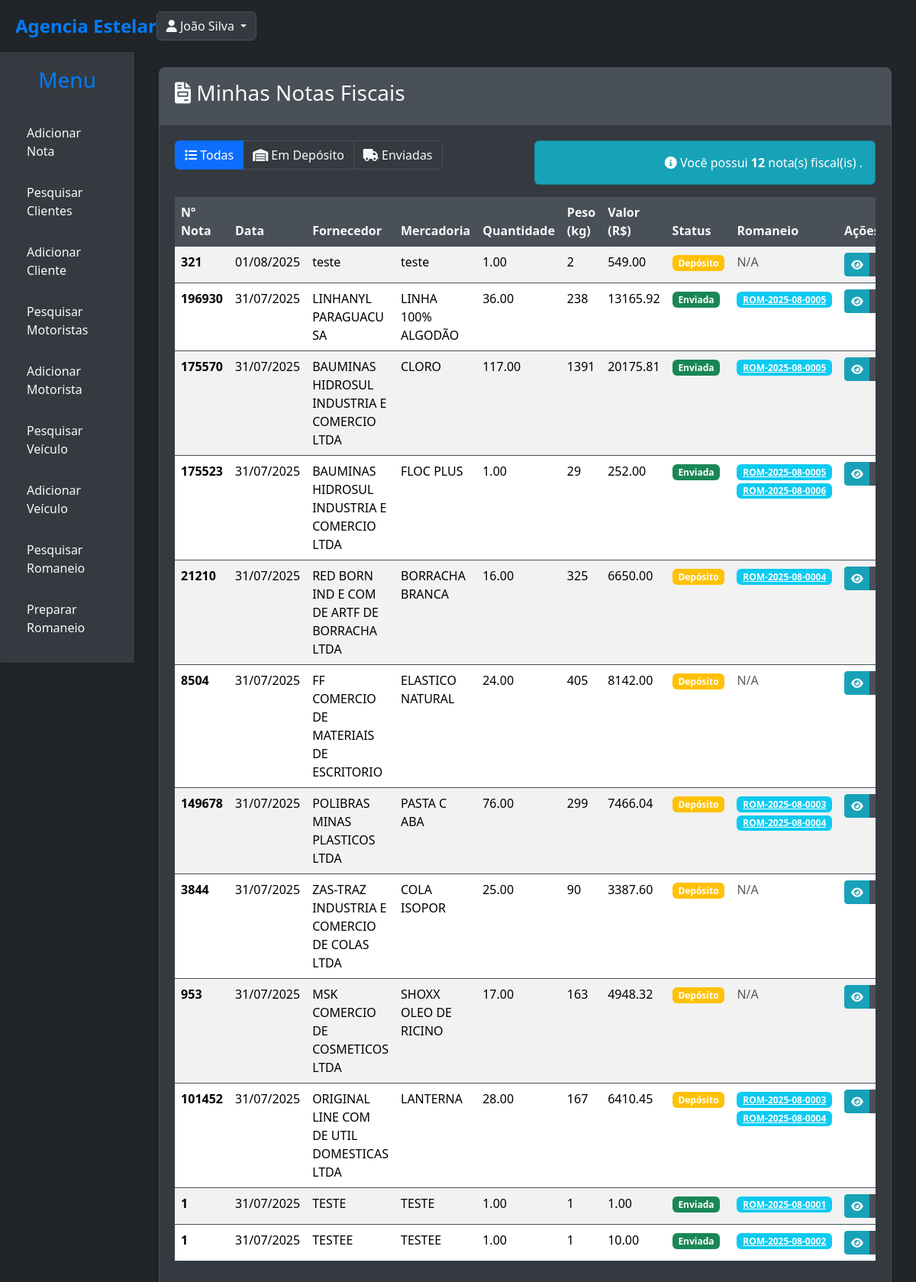
The page /notas/minhas-notas/ (signed in) on the database its author committed.
### notas/models.py (models this page shows, shortened)
class Usuario(models.Model):
    TIPO_USUARIO_CHOICES = [
        ('admin', 'Administrador'),
        ('funcionario', 'Funcionário'),
        ('cliente', 'Cliente'),
    ]
    username = models.CharField(max_length=150, unique=True, verbose_name="Nome de Usuário")
    email = models.EmailField(unique=True, verbose_name="E-mail")
    first_name = models.CharField(max_length=30, verbose_name="Nome")
    last_name = models.CharField(max_length=30, verbose_name="Sobrenome")
    is_active = models.BooleanField(default=True, verbose_name="Ativo")
    is_staff = models.BooleanField(default=False, verbose_name="Staff")
    date_joined = models.DateTimeField(auto_now_add=True, verbose_name="Data de Cadastro")
    password = models.CharField(max_length=128, verbose_name="Senha")
    tipo_usuario = models.CharField(
        max_length=20,
        choices=TIPO_USUARIO_CHOICES,
        default='funcionario',
        verbose_name="Tipo de Usuário"
    )
    cliente = models.ForeignKey(
        Cliente,
        on_delete=models.CASCADE,
        null=True,
        blank=True,
        verbose_name="Cliente Vinculado"
    )
    telefone = models.CharField(max_length=20, blank=True, verbose_name="Telefone")
    ultimo_acesso = models.DateTimeField(null=True, blank=True, verbose_name="Último Acesso")
    REQUIRED_FIELDS = ['email', 'first_name', 'last_name']
    USERNAME_FIELD = 'username'
    is_authenticated = True
    is_anonymous = False
    objects = UsuarioManager()
    class Meta:
        verbose_name = "Usuário"
        verbose_name_plural = "Usuários"
        ordering = ['username']
    def get_full_name(self):
        return f"{self.first_name} {self.last_name}".strip()
    @property
    def is_admin(self):
        return self.tipo_usuario == 'admin'
    @property
    def is_funcionario(self):
        return self.tipo_usuario == 'funcionario'
    @property
    def is_cliente(self):
        return self.tipo_usuario == 'cliente'
    def can_access_funcionalidades(self):
        return self.is_admin or self.is_funcionario
    @property
    def is_anonymous(self):
        """Verifica se o usuário é anônimo"""
        return False
    @property
    def is_authenticated(self):
        return True

class NotaFiscal(models.Model):
    cliente = models.ForeignKey(Cliente, on_delete=models.PROTECT, related_name='notas_fiscais', verbose_name="Cliente")
    nota = models.CharField(max_length=50, verbose_name="Número da Nota")
    data = models.DateField(verbose_name="Data de Emissão") # Nome 'data' mantido, era o que o Django esperava
    fornecedor = models.CharField(max_length=200, verbose_name="Fornecedor")
    mercadoria = models.CharField(max_length=200, verbose_name="Mercadoria")
    quantidade = models.DecimalField(max_digits=10, decimal_places=2, verbose_name="Quantidade")
    peso = models.DecimalField(max_digits=10, decimal_places=2, verbose_name="Peso (kg)")
    valor = models.DecimalField(max_digits=10, decimal_places=2, verbose_name="Valor (R$)")
    STATUS_NF_CHOICES = [ # Renomeado para evitar conflito com Cliente.STATUS_CHOICES
        ('Depósito', 'Depósito'),
        ('Enviada', 'Enviada'),
    ]
    status = models.CharField(max_length=20, default='Depósito', choices=STATUS_NF_CHOICES, verbose_name="Status da NF")
    romaneios = models.ManyToManyField(
        'RomaneioViagem',
        related_name='notas_vinculadas', # Related_name específico para evitar conflitos
        blank=True,
        verbose_name="Romaneios Vinculados"
    )
    class Meta:
        verbose_name = "Nota Fiscal"
        verbose_name_plural = "Notas Fiscais"
        ordering = ['-data', 'nota']
        constraints = [
            UniqueConstraint(fields=['nota', 'cliente', 'mercadoria', 'quantidade', 'peso'],
                             name='unique_nota_fiscal_por_campos_chave')
        ]

class RomaneioViagem(models.Model):
    codigo = models.CharField(max_length=20, unique=True, verbose_name="Código do Romaneio")
    STATUS_ROMANEIO_CHOICES = [
        ('Rascunho', 'Rascunho'),
        ('Emitido', 'Emitido'),
    ]
    status = models.CharField(max_length=10, choices=STATUS_ROMANEIO_CHOICES, default='Rascunho', verbose_name="Status do Romaneio")
    cliente = models.ForeignKey(
        Cliente,
        on_delete=models.PROTECT,
        related_name='romaneios_cliente',
        verbose_name="Cliente"
    )
    veiculo = models.ForeignKey(
        Veiculo,
        on_delete=models.PROTECT,
        related_name='romaneios_veiculo',
        verbose_name="Unidade de Veículo"
    )
    motorista = models.ForeignKey(
        Motorista,
        on_delete=models.PROTECT,
        related_name='romaneios_motorista',
        verbose_name="Motorista"
    )
    notas_fiscais = models.ManyToManyField(
        NotaFiscal,
        related_name='romaneios_vinculados',
        blank=True,
        verbose_name="Notas Fiscais"
    )
    data_emissao = models.DateTimeField(default=timezone.now, verbose_name="Data de Emissão")
    observacoes = models.TextField(blank=True, null=True, verbose_name="Observações")
    class Meta:
        verbose_name = "Romaneio de Viagem"
        verbose_name_plural = "Romaneios de Viagem"
        ordering = ['-data_emissao', 'codigo']

### notas/views.py (the view)
# urls.py: path('minhas-notas/', views.minhas_notas_fiscais, name='minhas_notas_fiscais'),
@login_required
@user_passes_test(is_cliente)
def minhas_notas_fiscais(request):
    status_filter = request.GET.get('status', '')
    if request.user.is_cliente and request.user.cliente:
        notas_fiscais = NotaFiscal.objects.filter(cliente=request.user.cliente)
    else:
        notas_fiscais = NotaFiscal.objects.all()
    if status_filter:
        if status_filter == 'deposito':
            notas_fiscais = notas_fiscais.filter(status='Depósito')
        elif status_filter == 'enviada':
            notas_fiscais = notas_fiscais.filter(status='Enviada')
    notas_fiscais = notas_fiscais.order_by('-data')
    return render(request, 'notas/auth/minhas_notas.html', {
        'notas_fiscais': notas_fiscais,
        'status_filter': status_filter
    })

### notas/templates/notas/auth/minhas_notas.html (shortened to what this page needs)
{% extends 'base.html' %}
{% load static %}
{% block content %}
<div class="container-fluid">
    <div class="row">
        <div class="col-12">
            <div class="card">
                <div class="card-header">
                    <h3 class="card-title">
                        <i class="fas fa-file-invoice"></i> Minhas Notas Fiscais
                    </h3>
                </div>
                <div class="card-body">
                    <div class="row mb-3">
                        <div class="col-md-6">
                            <div class="btn-group" role="group">
                                <a href="{% url 'notas:minhas_notas_fiscais' %}"
                                   class="btn btn-outline-primary {% if not status_filter %}active{% endif %}">
                                    <i class="fas fa-list"></i> Todas
                                </a>
                                <a href="{% url 'notas:minhas_notas_fiscais' %}?status=deposito"
                                   class="btn btn-outline-warning {% if status_filter == 'deposito' %}active{% endif %}">
                                    <i class="fas fa-warehouse"></i> Em Depósito
                                </a>
                                <a href="{% url 'notas:minhas_notas_fiscais' %}?status=enviada"
                                   class="btn btn-outline-success {% if status_filter == 'enviada' %}active{% endif %}">
                                    <i class="fas fa-truck"></i> Enviadas
                                </a>
                            </div>
                        </div>
                        <div class="col-md-6 text-end">
                            <div class="alert alert-info mb-0">
                                <i class="fas fa-info-circle"></i>
                                Você possui <strong>{{ notas_fiscais.count }}</strong> nota(s) fiscal(is)
                                {% if status_filter == 'deposito' %}em depósito{% elif status_filter == 'enviada' %}enviadas{% endif %}.
                            </div>
                        </div>
                    </div>
                    {% if notas_fiscais %}
                        <div class="table-responsive">
                            <table class="table table-striped table-hover">
                                <thead>
                                    <tr>
                                        <th>Nº Nota</th>
                                        <th>Data</th>
                                        <th>Fornecedor</th>
                                        <th>Mercadoria</th>
                                        <th>Quantidade</th>
                                        <th>Peso (kg)</th>
                                        <th>Valor (R$)</th>
                                        <th>Status</th>
                                        <th>Romaneio</th>
                                        <th>Ações</th>
                                    </tr>
                                </thead>
                                <tbody>
                                    {% for nota in notas_fiscais %}
                                        <tr>
                                            <td>
                                                <strong>{{ nota.nota }}</strong>
                                            </td>
                                            <td>{{ nota.data|date:"d/m/Y" }}</td>
                                            <td>{{ nota.fornecedor }}</td>
                                            <td>{{ nota.mercadoria }}</td>
                                            <td>{{ nota.quantidade }}</td>
                                            <td>{{ nota.peso|floatformat:"0" }}</td>
                                            <td>{{ nota.valor|floatformat:"2" }}</td>
                                            <td>
                                                <span class="badge {% if nota.status == 'Depósito' %}bg-warning{% else %}bg-success{% endif %}">
                                                    {{ nota.get_status_display }}
                                                </span>
                                            </td>
                                            <td>
                                                {% if nota.romaneios_vinculados.all %}
                                                    {% for romaneio in nota.romaneios_vinculados.all %}
                                                        <a href="{% url 'notas:detalhes_romaneio' romaneio.pk %}" class="badge bg-info">
                                                            {{ romaneio.codigo }}
                                                        </a>{% if not forloop.last %}<br>{% endif %}
                                                    {% endfor %}
                                                {% else %}
                                                    <span class="text-muted">N/A</span>
                                                {% endif %}
                                            </td>
                                            <td>
                                                <div class="btn-group" role="group">
                                                    <a href="{% url 'notas:detalhes_nota_fiscal' nota.pk %}"
                                                       class="btn btn-info btn-sm" title="Ver Detalhes">
                                                        <i class="fas fa-eye"></i>
                                                    </a>
                                                    <a href="{% url 'notas:imprimir_nota_fiscal' nota.pk %}"
                                                       class="btn btn-secondary btn-sm" title="Imprimir" target="_blank">
                                                    </a>
                                                </div>
                                            </td>
                                        </tr>
                                    {% endfor %}
                                </tbody>
                            </table>
                        </div>
                    {% else %}
                        <div class="alert alert-warning">
                            <i class="fas fa-exclamation-triangle"></i>
                            Nenhuma nota fiscal encontrada para seu cliente.
                        </div>
                    {% endif %}
                </div>
            </div>
        </div>
    </div>
</div>
{% endblock %}

### templates/base.html (shortened to what this page needs)
{% load static %}
<!DOCTYPE html>
<html lang="pt-BR">
<head>
    <link href="https://cdn.jsdelivr.net/npm/bootstrap@5.3.3/dist/css/bootstrap.min.css" rel="stylesheet">
    <link rel="stylesheet" href="{% static 'css/style.css' %}">
    <link rel="stylesheet" href="https://cdnjs.cloudflare.com/ajax/libs/font-awesome/6.0.0-beta3/css/all.min.css">
</head>
<body>
    <div class="top-bar">
        <div class="d-flex justify-content-between align-items-center">
            <a href="{% url 'notas:listar_notas_fiscais' %}" class="logo">Agencia Estelar</a>
            <div class="user-info">
                {% if user.is_authenticated %}
                    <div class="dropdown">
                        <button class="btn btn-outline-light dropdown-toggle" type="button" id="userDropdown" data-bs-toggle="dropdown" aria-expanded="false">
                            <i class="fas fa-user"></i> {{ user.get_full_name|default:user.username }}
                        </button>
                    </div>
                {% else %}
                    <a href="{% url 'notas:login' %}" class="btn btn-outline-light">Login</a>
                {% endif %}
            </div>
        </div>
    </div>
    <div class="main-wrapper">
        {% if user.is_authenticated %}
        <div class="sidebar">
            <h3>Menu</h3>
            <nav class="sidebar-nav">
                <ul>
                    {% if user.can_access_funcionalidades %}
                    <li><a href="{% url 'notas:adicionar_nota_fiscal' %}">Adicionar Nota</a></li>
                    {% endif %}
                    {% if user.can_access_funcionalidades %}
                    <li><a href="{% url 'notas:listar_clientes' %}">Pesquisar Clientes</a></li>
                    <li><a href="{% url 'notas:adicionar_cliente' %}">Adicionar Cliente</a></li>
                    {% endif %}
                    {% if user.can_access_funcionalidades %}
                    <li><a href="{% url 'notas:listar_motoristas' %}">Pesquisar Motoristas</a></li>
                    <li><a href="{% url 'notas:adicionar_motorista' %}">Adicionar Motorista</a></li>
                    {% endif %}
                    {% if user.can_access_funcionalidades %}
                    <li><a href="{% url 'notas:listar_veiculos' %}">Pesquisar Veículo</a></li>
                    <li><a href="{% url 'notas:adicionar_veiculo' %}">Adicionar Veículo</a></li>
                    {% endif %}
                    {% if user.can_access_funcionalidades %}
                    <li><a href="{% url 'notas:listar_romaneios' %}">Pesquisar Romaneio</a></li>
                    <li><a href="{% url 'notas:adicionar_romaneio' %}">Preparar Romaneio</a></li>
                    {% endif %}
                    {% if user.can_access_funcionalidades %}
                    <li><a href="{% url 'notas:pesquisar_mercadorias_deposito' %}">Mercadorias no Depósito</a></li>
                    {% endif %}
                </ul>
            </nav>
        </div>
        {% endif %}
        <div class="main-content">
            {% block content %}{% endblock %}
        </div>
    </div>
</body>
</html>

### rows shown on the page
Usuario: get_full_name "João Silva"
NotaFiscal: nota "321", data "01/08/2025", fornecedor "teste", mercadoria "teste", quantidade "1.00", peso "2", valor "549.00", status "Depósito", shows "N/A"
NotaFiscal: nota "196930", data "31/07/2025", fornecedor "LINHANYL PARAGUACU SA", mercadoria "LINHA 100% ALGODÃO", quantidade "36.00", peso "238", valor "13165.92", status "Enviada"
RomaneioViagem: codigo "ROM-2025-08-0005"
NotaFiscal: nota "175570", data "31/07/2025", fornecedor "BAUMINAS HIDROSUL INDUSTRIA E COMERCIO LTDA", mercadoria "CLORO", quantidade "117.00", peso "1391", valor "20175.81", status "Enviada"
NotaFiscal: nota "175523", data "31/07/2025", fornecedor "BAUMINAS HIDROSUL INDUSTRIA E COMERCIO LTDA", mercadoria "FLOC PLUS", quantidade "1.00", peso "29", valor "252.00", status "Enviada"
RomaneioViagem: codigo "ROM-2025-08-0006"
NotaFiscal: nota "21210", data "31/07/2025", fornecedor "RED BORN IND E COM DE ARTF DE BORRACHA LTDA", mercadoria "BORRACHA BRANCA", quantidade "16.00", peso "325", valor "6650.00", status "Depósito"
RomaneioViagem: codigo "ROM-2025-08-0004"
NotaFiscal: nota "8504", data "31/07/2025", fornecedor "FF COMERCIO DE MATERIAIS DE ESCRITORIO", mercadoria "ELASTICO NATURAL", quantidade "24.00", peso "405", valor "8142.00", status "Depósito", shows "N/A"
NotaFiscal: nota "149678", data "31/07/2025", fornecedor "POLIBRAS MINAS PLASTICOS LTDA", mercadoria "PASTA C ABA", quantidade "76.00", peso "299", valor "7466.04", status "Depósito"
RomaneioViagem: codigo "ROM-2025-08-0003"
NotaFiscal: nota "3844", data "31/07/2025", fornecedor "ZAS-TRAZ INDUSTRIA E COMERCIO DE COLAS LTDA", mercadoria "COLA ISOPOR", quantidade "25.00", peso "90", valor "3387.60", status "Depósito", shows "N/A"
NotaFiscal: nota "953", data "31/07/2025", fornecedor "MSK COMERCIO DE COSMETICOS LTDA", mercadoria "SHOXX OLEO DE RICINO", quantidade "17.00", peso "163", valor "4948.32", status "Depósito", shows "N/A"
NotaFiscal: nota "101452", data "31/07/2025", fornecedor "ORIGINAL LINE COM DE UTIL DOMESTICAS LTDA", mercadoria "LANTERNA", quantidade "28.00", peso "167", valor "6410.45", status "Depósito"
NotaFiscal: nota "1", data "31/07/2025", fornecedor "TESTE", mercadoria "TESTE", quantidade "1.00", peso "1", valor "1.00", status "Enviada"
RomaneioViagem: codigo "ROM-2025-08-0001"
NotaFiscal: nota "1", data "31/07/2025", fornecedor "TESTEE", mercadoria "TESTEE", quantidade "1.00", peso "1", valor "10.00", status "Enviada"
RomaneioViagem: codigo "ROM-2025-08-0002"

### other values the page prints
{{ notas_fiscais.count }} "12"
